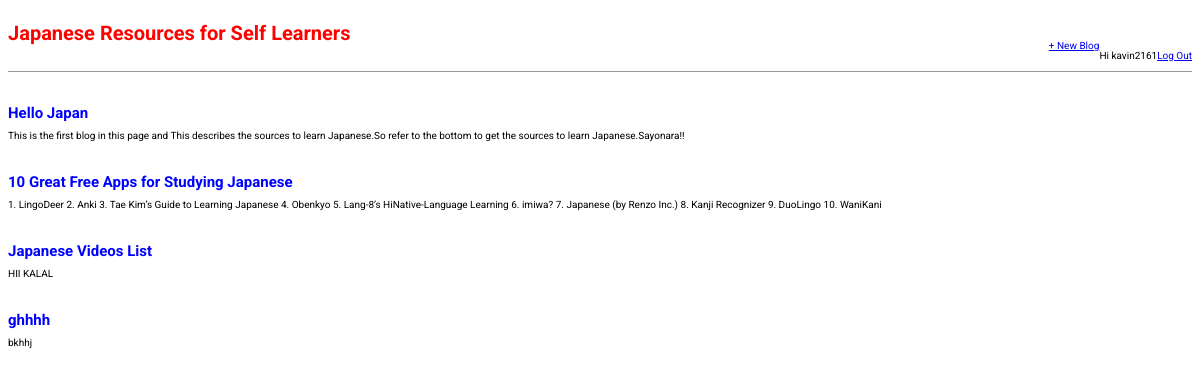
The app's page / (signed in) with its own data.
### blog/models.py (models this page shows, shortened)
class Post(models.Model):
    title = models.CharField(max_length=200)
    author = models.ForeignKey(
        'auth.User',
        on_delete=models.CASCADE,
        )
    body = models.TextField()

### blog/views.py (the view)
# urls.py: path('', BlogListView.as_view(), name='home'),
class BlogListView(ListView):
    model = Post
    template_name = 'home.html'

### templates/home.html
{% extends 'base.html' %}
{% block content %}
    {% for post in object_list %}
        <div class="post-entry">
            <h2><a href="{% url 'post-detail' post.pk %}">{{ post.title }}</a></h2>
            <p>{{ post.body }}</p>
        </div>
    {% endfor %}
{% endblock content %}

### templates/base.html (shortened to what this page needs)
{% load static %}
<html>
    <head>
        <link href="{% static 'css/base.css' %}" rel="stylesheet">
    </head>
    <body>
        <div>
            <header>
                <div class="nav-left">
                    <h1><a href="{% url 'home' %}">Japanese Resources for Self Learners</a></h1>
                </div>
                <div class="nav-right">
                    <a href="{% url 'post-new' %}" id="new-b">+ New Blog</a>
                    {% if user.is_authenticated %}
                        <p>Hi {{ user.username }}</p>
                        <p><a href="{% url 'logout' %}">Log Out</a></p>
                    {% else %}
                        <p>You are not Logged in.</p>
                        <a href="{% url 'login' %}">Sign In</a>
                        <a href="{% url 'signup' %}">Register</a>
                    {% endif %}
                </div>
            </header>
            {% block content %}
            {% endblock content %}
        </div>
    </body>
</html>

### static/css/base.css (style rules this page uses)
header h1 a { color: red; font-family: 'Roboto', sans-serif; text-decoration: none; }
body { font-family: 'Roboto', sans-serif; font-size: 10px; }
header { border-bottom: 1px solid #999; margin-bottom: 2rem; display: flex; }
.nav-left { margin-right: auto; }
.nav-right { display: flex; padding-top: 2rem; }
.post-entry { margin-bottom: 2rem; }
.post-entry h2 { margin: 0.5rem 0; }
.post-entry h2 a, .post-entry h2 a:visited { color: blue; text-decoration: none; }
.post-entry p { margin: 0; font-weight: 400; }
html { font-weight: 100px; }

### records on screen
Post: title "Hello Japan", body "This is the first blog in this page and This describes the sources to learn Japanese.So refer to the bottom to get the sources to learn Japanese.Sayonara!!"
Post: title "10 Great Free Apps for Studying Japanese", body "1. LingoDeer 2. Anki 3. Tae Kim’s Guide to Learning Japanese 4. Obenkyo 5. Lang-8’s HiNative-Language Learning 6. imiwa? 7. Japanese (by Renzo Inc.) 8. Kanji Recognizer 9. DuoLingo 10. WaniKani"
Post: title "Japanese Videos List", body "HII KALAL"
Post: title "ghhhh", body "bkhhj"

### other values on screen
{{ user.username }} "kavin2161"
